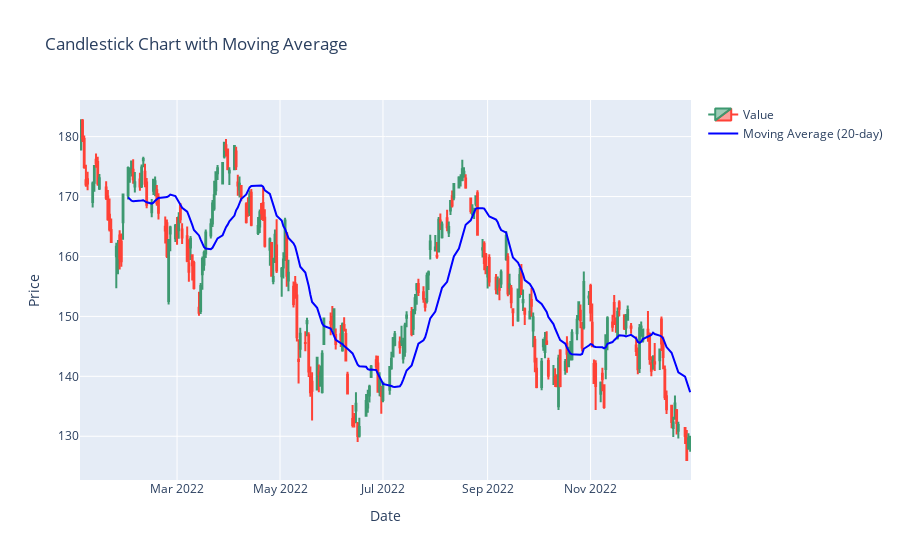

The notebook cell this image was saved under:
### Code cell
stock.visualize_moving_average()

### Figure 1 — Plotly figure (JSON) as saved in the notebook; plotly's stock layout.template omitted (floating-point values rounded to 4 significant figures; data arrays with more than 128 entries replaced by an {"elided": "..."} marker saying what was removed)
{"data": [{"close": {"elided": "251 float values"}, "high": {"elided": "251 float values"}, "low": {"elided": "251 float values"}, "name": "Value", "open": {"elided": "251 float values"}, "type": "candlestick", "x": {"elided": "251 str values"}}, {"line": {"color": "#0000ff"}, "mode": "lines", "name": "Moving Average (20-day)", "type": "scatter", "x": {"elided": "251 str values"}, "y": {"elided": "251 float values"}}], "layout": {"title": {"text": "Candlestick Chart with Moving Average"}, "xaxis": {"rangeslider": {"visible": false}, "title": {"text": "Date"}}, "yaxis": {"title": {"text": "Price"}}}}
